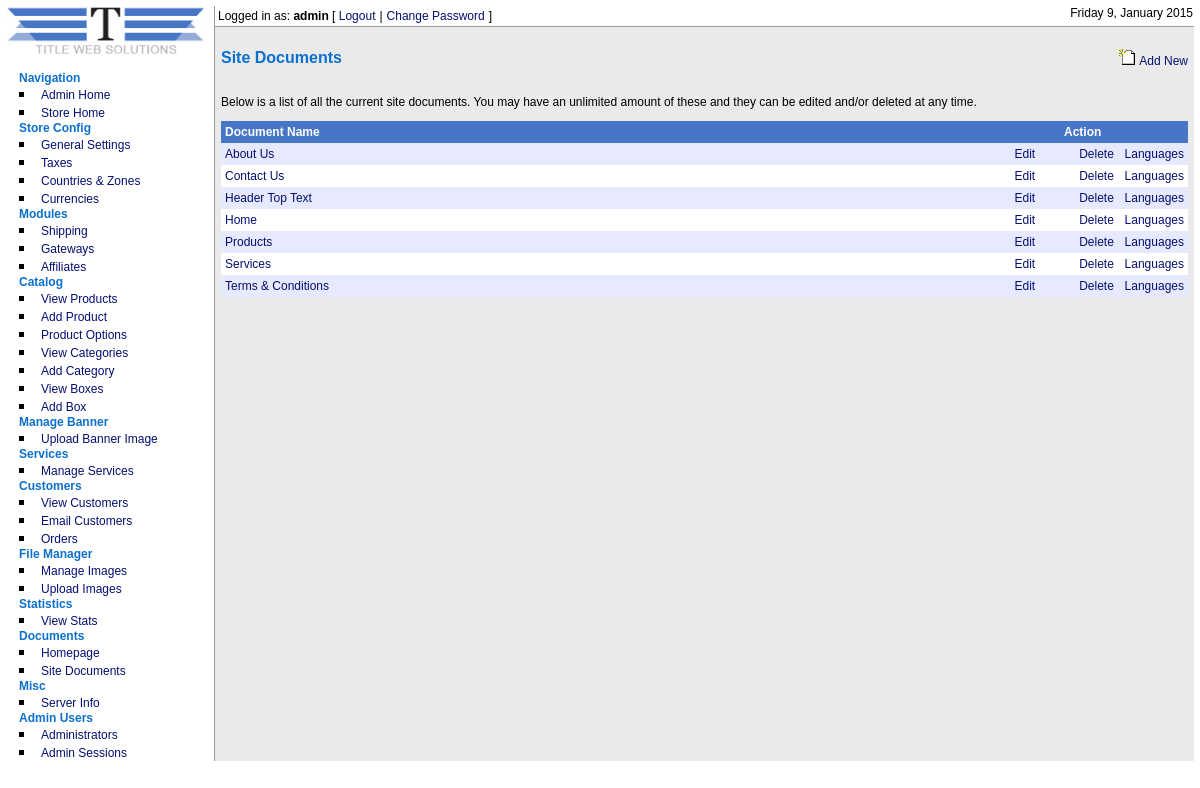
The page /admin/docs/siteDocs.php (signed in) on the database its author committed.
### tables this page shows
CREATE TABLE IF NOT EXISTS `cubecart_admin_users` (
  `adminId` int(11) NOT NULL AUTO_INCREMENT,
  `name` varchar(255) NOT NULL DEFAULT '',
  `username` varchar(255) NOT NULL DEFAULT '',
  `password` varchar(32) NOT NULL DEFAULT '',
  `email` varchar(255) NOT NULL DEFAULT '',
  `noLogins` int(11) NOT NULL DEFAULT '0',
  `isSuper` int(11) NOT NULL DEFAULT '0',
  `notes` text,
  `failLevel` int(1) NOT NULL DEFAULT '0',
  `blockTime` int(10) NOT NULL DEFAULT '0',
  `lastTime` int(10) NOT NULL DEFAULT '0',
  KEY `adminId` (`adminId`)
);

CREATE TABLE IF NOT EXISTS `cubecart_docs` (
  `doc_name` varchar(255) NOT NULL DEFAULT '',
  `doc_content` text NOT NULL,
  `doc_id` int(16) NOT NULL AUTO_INCREMENT,
  KEY `doc_id` (`doc_id`)
);

### admin/docs/siteDocs.php (the view, shortened to what the rows shown need)
<?php
include("../../includes/global.inc.php");
require_once("../../classes/db.inc.php");
$db = new db();
include_once("../../includes/functions.inc.php");
$config = fetchDbConfig("config");
include_once("../../language/".$config['defaultLang']."/lang.inc.php");
include("../includes/auth.inc.php");
include("../includes/header.inc.php");
if(!isset($_GET['mode'])){
	if(isset($_GET['edit']) && $_GET['edit']>0){
		$query = sprintf("SELECT * FROM ".$glob['dbprefix']."CubeCart_docs WHERE doc_id = %s", $db->mySQLSafe($_GET['edit']));
	} else {
		$query = "SELECT * FROM ".$glob['dbprefix']."CubeCart_docs ORDER BY doc_name ASC";
	}
	$results = $db->select($query);
}
?>
<?php if((isset($_GET['edit']) && $_GET['edit']>0 && permission("documents","edit")==TRUE) || (isset($_GET['mode']) && $_GET['mode']=="new" && permission("documents","write")==TRUE)){ ?>
<form action="<?php echo $GLOBALS['rootRel'];?>admin/docs/siteDocs.php" target="_self" method="post" language="javascript">
<p class="copyText"><?php echo $lang['admin']['docs']['use_rich_text'];?></p>
<table width="100%"  border="0" cellspacing="0" cellpadding="4" class="mainTable">
  <tr>
  	<td class="tdTitle"><?php echo $lang['admin']['docs']['site_doc']; ?></td>
  </tr>
  <tr>
    <td class="tdRichText"><span class="copyText"><strong><?php echo $lang['admin']['docs']['doc_name'];?></strong></span> <input name="doc_name" class="textbox" value="<?php if(isset($results[0]['doc_name'])) echo $results[0]['doc_name']; ?>" type="text" maxlength="255" /></td>
  </tr>
  <tr>
    <td class="tdRichText">
<?php
$oFCKeditor = new FCKeditor('FCKeditor') ;
$oFCKeditor->BasePath = $GLOBALS['rootRel'].'admin/includes/rte/';
if(isset($results[0]['doc_content'])){
$oFCKeditor->Value = (!get_magic_quotes_gpc ()) ? stripslashes($results[0]['doc_content']) : $results[0]['doc_content'];
} else {
$oFCKeditor->Value = "";
}
$oFCKeditor->Create();
?></td>
  </tr>
  <tr>
    <td class="tdRichText">
	<input type="hidden" value="<?php if(isset($_GET['edit'])) echo $_GET['edit']; ?>" name="docId" />
	<input name="submit" type="submit" id="submit" class="submit" <?php if(isset($results) && $results == TRUE){ ?>value="<?php echo $lang['admin']['docs']['update_doc'];?>"<?php } else { echo "value=\"".$lang['admin']['docs']['save_doc']."\""; } ?> /></td>
  </tr>
</table>
</form>
<?php } else {
?>
<table width="100%"  border="0" cellspacing="0" cellpadding="4" class="mainTable">
  <?php
  if($results == TRUE){
  	for ($i=0; $i<count($results); $i++){
	$cellColor = cellColor($i);
  ?>
  <tr>
    <td width="80%" class="<?php echo $cellColor; ?>"><a href="<?php echo $GLOBALS['rootRel']."index.php?act=viewDoc&amp;docId=".$results[$i]['doc_id']; ?>" target="_blank" class="txtLink"><?php echo $results[$i]['doc_name']; ?></a></td>
    <td align="center" width="10%" class="<?php echo $cellColor; ?>"><a <?php if(permission("documents","edit")==TRUE){ ?>href="?edit=<?php echo $results[$i]['doc_id']; ?>" class="txtLink"<?php } else { echo $link401; } ?> ><?php echo $lang['admin']['edit']; ?></a></td>
    <td align="center" width="5%" class="<?php echo $cellColor; ?>"><a <?php if(permission("documents","delete")==TRUE){ ?>href="javascript:decision('<?php echo $lang['admin']['delete_q']; ?>?','?delete=<?php echo $results[$i]['doc_id']; ?>');" class="txtLink" <?php } else { echo $link401; } ?>><?php echo $lang['admin']['delete']; ?></a></td>
    <td align="center" width="5%" class="<?php echo $cellColor; ?>"><a <?php if(permission("documents","edit")==TRUE){ ?>href="languages.php?doc_master_id=<?php echo $results[$i]['doc_id']; ?>" class="txtLink"<?php } else { echo $link401; } ?> ><?php echo $lang['admin']['docs']['languages']; ?></a></td>
  </tr>
  <?php }
  } else { ?>
   <tr>
    <td colspan="4" class="tdText"><?php echo $lang['admin']['docs']['no_docs']; ?></td>
  </tr>
  <?php } ?>
</table>
<?php } ?>
<?php include("../includes/footer.inc.php"); ?>

### admin/includes/header.inc.php (shortened to what the rows shown need)
<!DOCTYPE HTML PUBLIC "-//W3C//DTD XHTML 1.0 Transitional//EN" "http://www.w3.org/TR/xhtml1/DTD/xhtml1-transitional.dtd">
<html xmlns="http://www.w3.org/1999/xhtml">
<head>
<link href="<?php echo $GLOBALS['rootRel']; ?>admin/styles/style.css" rel="stylesheet" type="text/css" />
</head>
<body>
<?php
if(isset($_SESSION['ccAdmin']) && strpos(dirname($_SERVER['PHP_SELF']), $_SESSION['ccAdminPath']) == 0){ ?>
<table width="100%" border="0" cellspacing="0" cellpadding="0">
  <tr>
    <td valign="top" width="180" rowspan="3" class="tdNav">
<?php include($GLOBALS['rootDir']."/admin/includes/navigation.inc.php"); ?>
	</td>
  </tr>
  <tr>
  <td valign="top" class="tdContent">
<div id="topBar">
<div id="loginBar">
	<span class="txtLogin"><?php echo $lang['admin']['incs']['logged_in_as'];?> <strong><?php echo $ccAdminData[0]['username']; ?></strong> [ </span><a href="<?php echo $GLOBALS['rootRel']; ?>admin/logout.php" class="txtLink"><?php echo $lang['admin']['incs']['logout'];?></a> <span class="txtLogin">|</span> <a href="<?php echo $GLOBALS['rootRel'];?>admin/adminusers/changePass.php" class="txtLink"><?php echo $lang['admin']['incs']['change_pass'];?></a> <span class="txtLogin">]</span>
</div>
<div id="dateBar">
	<span class="txtLogin"><?php echo formatTime(time(),$strftime); ?></span>
</div>
</div>
<div id="contentPad">
<?php } ?>

### rows shown on the page
cubecart_admin_users: username "admin"
cubecart_docs: doc_name "About Us"
cubecart_docs: doc_name "Contact Us"
cubecart_docs: doc_name "Header Top Text"
cubecart_docs: doc_name "Home"
cubecart_docs: doc_name "Products"
cubecart_docs: doc_name "Services"
cubecart_docs: doc_name "Terms & Conditions"

### other values the page prints
$lang['admin']['nav']['navigation'] "Navigation"
$lang['admin']['nav']['admin_home'] "Admin Home"
$lang['admin']['nav']['store_home'] "Store Home"
$lang['admin']['nav']['store_config'] "Store Config"
$lang['admin']['nav']['gen_settings'] "General Settings"
$lang['admin']['nav']['taxes'] "Taxes"
$lang['admin']['nav']['countries_zones'] "Countries & Zones"
$lang['admin']['nav']['currencies'] "Currencies"
$lang['admin']['nav']['modules'] "Modules"
$lang['admin']['nav']['shipping'] "Shipping"
$lang['admin']['nav']['gateways'] "Gateways"
$lang['admin']['nav']['affiliates'] "Affiliates"
$lang['admin']['nav']['catalog'] "Catalog"
$lang['admin']['nav']['view_products'] "View Products"
$lang['admin']['nav']['add_product'] "Add Product"
